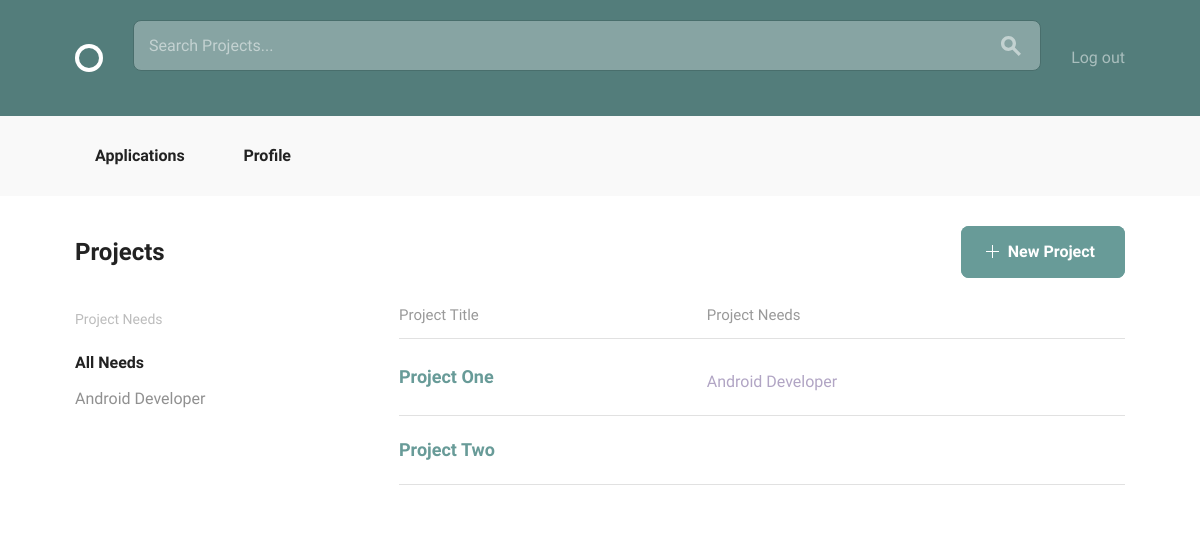
/projects/all (signed in), run on an earlier commit of the app's database.
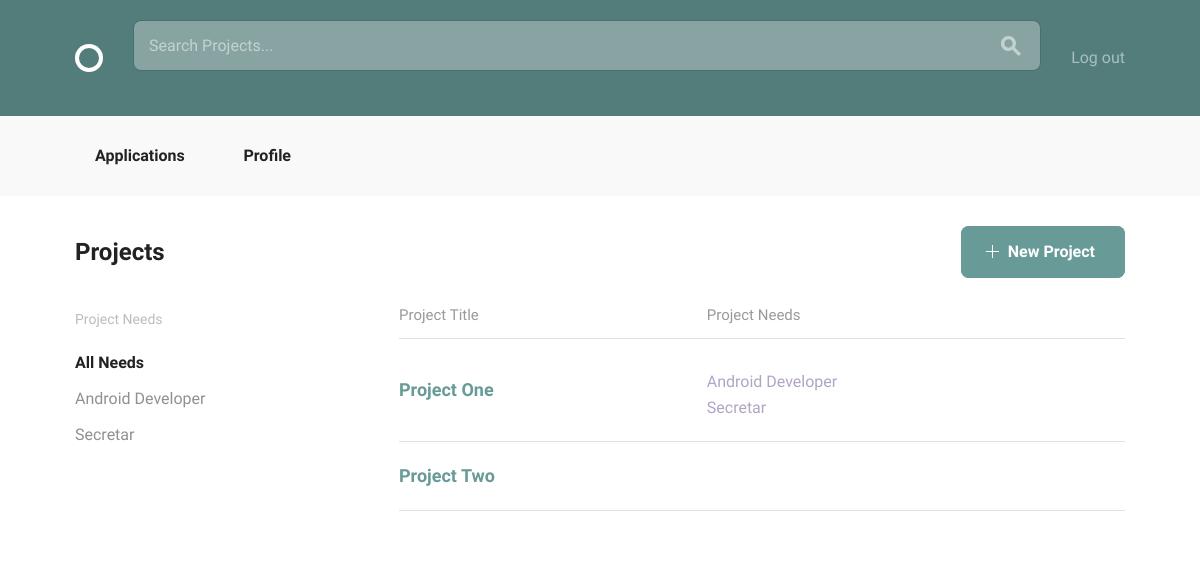
And on a later commit of the database.
### projects/models.py (models this page shows, shortened)
class Position(models.Model):
    position_title = models.CharField(max_length=40)
    skill = models.ForeignKey(Skill, related_name='positions')
    description = models.TextField(default='')
    project = models.ForeignKey(Project, related_name='positions')
    filled = models.BooleanField(default=False)

class Project(models.Model):
    owner = models.ForeignKey(settings.AUTH_USER_MODEL,
                              related_name="projects")
    title = models.CharField(max_length=140)
    description = models.TextField()
    concluded = models.BooleanField(default=False)
    time_line_description = models.TextField(default='')
    applicant_req = models.TextField(default='')

### projects/views.py (the view)
class AllProjects(LoginRequiredMixin, PrefetchRelatedMixin, generic.ListView):
    model = models.Project
    prefetch_related = ["positions"]
    def get_queryset(self):
        if not self.request.GET.get('q'):
            return models.Project.objects.all()
        else:
            return models.Project.objects.filter(
                title__icontains=self.request.GET.get('q')
            )

### projects/templates/projects/project_list.html
{% extends "layout.html" %}
{% block body_content %}
    <div class="bounds circle--page">
        <div class="circle--page--header circle--fluid">
            <div class="circle--fluid--cell circle--fluid--primary">
                <h2>Projects</h2>
            </div>
            <div class="circle--fluid--cell circle--fluid--secondary">
                <a class="button button-primary icon-on-left" href="{% url 'projects:create_project' %}">
                    <svg version="1.1" xmlns="http://www.w3.org/2000/svg" xmlns:xlink="http://www.w3.org/1999/xlink" x="0px" y="0px" viewBox="0 0 13 13" style="enable-background:new 0 0 13 13;" xml:space="preserve" class="add">
            <polygon points="7,6 7,0 6,0 6,6 0,6 0,7 6,7 6,13 7,13 7,7 13,7 13,6 "/>
          </svg>
                    New Project
                </a>
            </div>
        </div>
        <div class="grid-25">
            <div class="circle--filter circle--secondary--module">
                <h4>Project Needs</h4>
                <ul class="circle--filter--list">
                    <li><a class="selected">All Needs</a></li>
                    {% for project in project_list %}
                        {% for position in project.positions.all %}
                            {% if not position.filled %}
                                <li class="secondary-label">
                                    <a href="{% url 'projects:detail_project' pk=project.pk %}">
                                        {{ position.position_title }}
                                    </a>
                                </li>
                            {% endif %}
                        {% endfor %}
                    {% endfor %}
                </ul>
            </div>
        </div>
        <div class="grid-70 grid-push-5">
            <table class="u-full-width circle--table">
                <thead>
                <tr>
                    <th>Project Title</th>
                    <th class="circle--cell--right">Project Needs</th>
                </tr>
                </thead>
                <tbody>
                {% for project in project_list %}
                    <tr class="clickable-row" data-href="{% url 'projects:detail_project' pk=project.pk %}">
                        <td>
                            <h3>{{ project.title }}</h3>
                        </td>
                        <td class="circle--cell--right">
                            {% for position in project.positions.all %}
                                {% if not position.filled %}
                                    <p class="secondary-label">{{ position.position_title }}</p>
                                {% endif %}
                            {% endfor %}
                        </td>
                    </tr>
                {% endfor %}
                </tbody>
            </table>
        </div>
    </div>
{% endblock %}

What changed in the data, as far as the page shows it:
added Position: position_title "Secretar", shown under Project "Project One"
